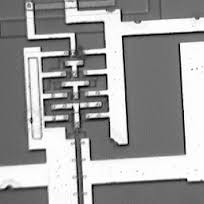
%> input picture IMGPRO/Assignment 4/ic.tif, 204 x 204 px
$ octave A4.m   (GNU Octave 9; MATLAB toolbox functions it lacks are replaced by stand-ins)
%> lines starting %> are read from the running program, lines starting %| are printed output that depends on the picture; in (x1, y1, x2, y2) boxes, pixels count from 0 and x2, y2 are one past the last pixel; in counts of white or black regions, pixels touching at a corner belong together; the program's own positions count from 1
### IMGPRO/Assignment 4/interactiveLine.m
function interactiveLine(imgEdge,imgRadon,N);
%FUNCTION interactiveLine(imgEdge,imgRadon,N);
%   Parameters:
%     - imgEdge: Edge image
%     - imgRadon: Radon transform of imgEdge
%     - N: Number of lines to be drawn

% Display the radon transform
figure;
imshow(imgRadon,[]);
colormap(jet);

% Click some points
disp('Select as many points as required')
[X,Y] = ginput(N);

% Display crosses at selected points
hold on;
plot(X,Y,'mx');
hold off;

% Obtain some dimensions
[h w]= size(imgEdge);
[hr wr] = size(imgRadon);

% Display the edge image with overlaid lines
figure;
imshow(imgEdge,[]);
hold on;
for i=1:N,
    [LX LY] = tracedroite(w,h,wr,hr,X(i),Y(i));
    plot(LX,LY);
end
hold off;

### IMGPRO/Assignment 4/A4.m
%% Step 1: Load the image and add noice

I = imread('ic.tif');
%> I is the input picture: size 204x204x3 uint8; min 0, max 255, mean 155.3
I = rgb2gray(I);
%> I: size 204x204 uint8
I_noise = imnoise(I,'gaussian',0,.04);
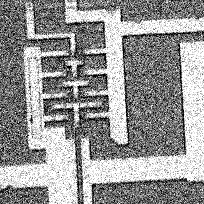
%> I_noise: size 204x204 uint8; min 0, max 255, mean 149.6

figure;
subplot(1,2,1); imshow(I_noise); title('noise');
subplot(1,2,2); imshow(I); title('origin');

%% Step 2: denoise
I_med = medfilt2(I_noise, [3 3],'symmetric');
I_wien = wiener2(I_noise,[3 3]);
I_ave = imfilter(I_noise,fspecial('average',3));

figure;
subplot(2,3,2); imshow(I_noise); title('noise');
subplot(2,3,4); imshow(I_med); title('median 3x3');
subplot(2,3,5); imshow(I_ave); title('average 3x3');
subplot(2,3,6); imshow(I_wien); title('wiener 3x3');

%% Step 3: Highlight edge

% GRADIENT METHOD

% Find Gradient
[gradX,gradY] = imgradientxy(I);
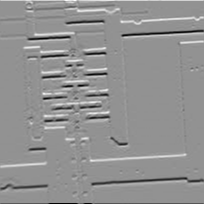
%> gradY: size 204x204 double; min -1013, max 756, mean 0.4; drawn with min black and max white
% Find norm
grad_norm = sqrt(gradX.^2+gradY.^2)/255;
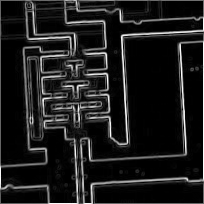
%> grad_norm: size 204x204 double; min 0, max 4, mean 0.458; drawn with min black and max white
% Get threshold
level = graythresh(grad_norm);
%> level = 0.498
% Build edge dection image
img_GR = im2bw(grad_norm,level);
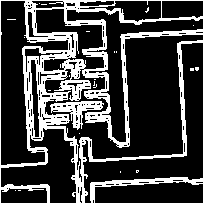
%> img_GR: size 204x204 logical; 25.1% white; 24 white regions (22 under 20 px), largest, box (x1, y1, x2, y2) and area: (0, 0, 204, 204) 9778, (50, 101, 104, 130) 567
img_GR = bwmorph(img_GR,'thin');
%> img_GR: size 204x204 logical; 14.7% white in thin lines or dots

% LAPLACIAN
img_Lap = edge(I_med,'log');
%> img_Lap: size 204x204 logical; 8.1% white in thin lines or dots
% CANNY
img_Canny = edge(I_med,'Canny');
%> img_Canny: size 204x204 logical; 6.3% white in thin lines or dots

% Show result
figure;
subplot(2,3,2); imshow(I_med); title('median 3x3');
subplot(2,3,4); imshow(img_GR); title('Gradient M.');
subplot(2,3,5); imshow(img_Lap); title('Laplacian M.');
subplot(2,3,6); imshow(img_Canny); title('Canny M.');

%% Step 4: Radon transform

figure;
[R,xp]= radon(img_GR);
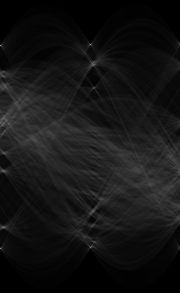
%> R: size 293x180 double; min 0, max 149.2, mean 20.9
%> xp = 293 values from -146 to 146
imagesc(0:180,xp,R); xlabel('\theta (degrees)'); ylabel('X\prime'); set(gca,'XTick',0:10:180);
colormap(hot);
colorbar

% How Radon transform ralte to Hough transform?
% It map from Cartesian coordinate to polar coordinate (\phi,\theta). That
% means we can define position of edge by a pair (\phi,\theta)

% Explain why sum of any column of Radon transform is always the same?
% At each angel, it only changes distribution of pixel contains information
% (white value in edge picture) so that we can detect edge by seeing
% whether the peak is clear or not. As you can see from plot below, plot x'
% with phi=130 we cannot define peak, the peak is not clear but in plot x'
% with phi=6 we can easily detect peak that is also be brightest points in
% color map.
plot(1:293,R(:,130));
%> figure, not shown here; curve peaks at x = 171, y = 59.2
plot(1:293,R(:,6));
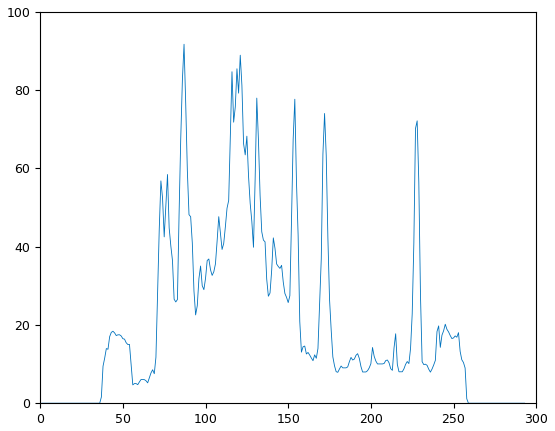
%> figure redrawn from the program's plot data; curve peaks at x = 87, y = 91.75

%% Step 5: Radon trasnform and observe associated lines
interactiveLine(img_GR,R,5);
%> in interactiveLine, `colormap(jet);`:
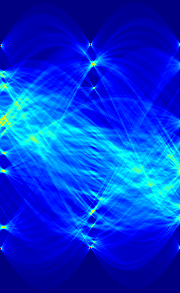
%> displayed picture: size 293x180x3, on the screen's scale of 0 to 255; mean R, G, B 1.4, 54.6, 215.1
%> the run ends on the next line
